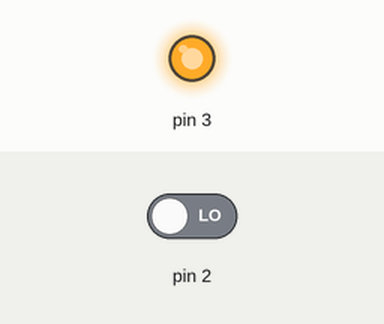
Recording of a sketch running on a simulated Arduino Uno, built with avr-gcc and run on an emulated ATmega328P. On the bench: output pins drawn as LEDs (lit = HIGH). Inputs (shaded band) come from the test bench; at power-on: pin 2 LOW.

Above: at 1.2 s.
1.3 s: pin 2 driven HIGH
At 2.6 s:
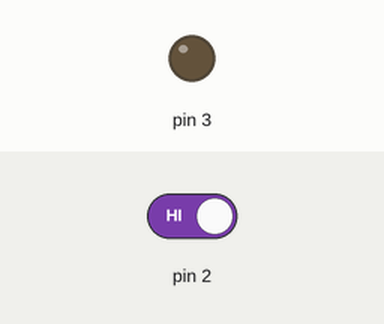
Timing chart, 0 to 4.3 s (numbered marks = the images above; inputs shaded):
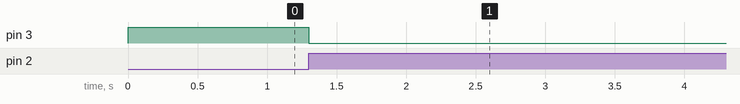

The sketch:

Question2.2-4.ino
```cpp
void setup () {
  pinMode (2, INPUT);
  pinMode (3, OUTPUT);

  digitalWrite (3, HIGH);
}

void loop () {
  if (digitalRead (2) == 1) {
    digitalWrite (3, LOW);
  }
}
```

Measured:
- after the input at 1.3 s, pin 3: HIGH → LOW at once
